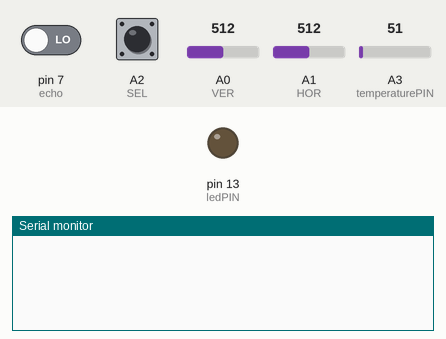
Recording of a sketch running on a simulated Arduino Uno, built with avr-gcc and run on an emulated ATmega328P. Parts: output pins drawn as LEDs (lit = HIGH), the last lines printed to the serial monitor. The inputs (shaded band) are chosen by the test bench; at power-on: A0 (VER) = 512, A1 (HOR) = 512, pin 7 (echo) LOW, A2 (SEL) HIGH, A3 (temperaturePIN) = 51. Pins used as bus, display or sensor lines are not drawn.

Above: at 1.3 s.
1.4 s: A0 (VER) set to 542
2.9 s: A0 (VER) set to 567
At 3.37 s:
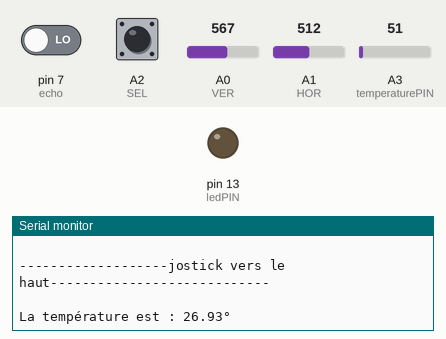
4.5 s: A1 (HOR) set to 536
6.0 s: A1 (HOR) set to 560
At 7.2 s:
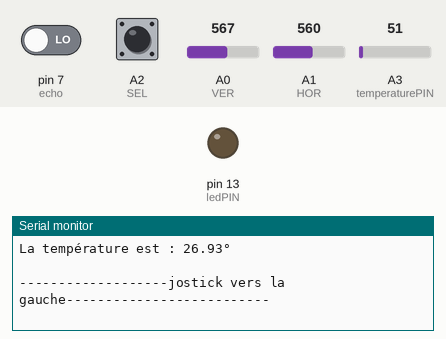

The sketch:

capteur_multiphysique.ino
```cpp
const int ledPIN = 13;
const int VER = A0;
const int HOR = A1;
const int SEL = A2;
const int trigger = 8;
const int echo = 7;
const int temperaturePIN = A3;
const int lumPIN = A4;


void setup() {
  pinMode(VER,INPUT);
  pinMode(HOR,INPUT);
  pinMode(SEL,INPUT);
  pinMode(trigger,OUTPUT);
  pinMode(echo,INPUT);
  pinMode(ledPIN,OUTPUT);
  pinMode(lumPIN,INPUT);
  pinMode(temperaturePIN,INPUT);

  Serial.begin(9600);


}

void loop() {
  float joyVer = analogRead(VER);

  float joyHor = analogRead(HOR);

  int joySel = digitalRead(SEL);

  if(joyHor>550){
    Serial.println(" ");
    Serial.println("-------------------jostick vers la gauche--------------------------");
    Serial.println(" ");

    digitalWrite(trigger,HIGH);
    delay(100);
    digitalWrite(trigger,LOW);

    int pulse = pulseIn(echo,HIGH);

    float dist = 0.5 * 340.0 * pulse / 10000.0;
    Serial.print("la distance entre le capteur et l'obstacle est de ");
    Serial.print(dist);
    Serial.println(" cm");
  }
  if(joyHor<450){
    Serial.println(" ");
    Serial.println("-------------------jostick vers la droite--------------------------");
    Serial.println(" ");

    float lumValue = analogRead(lumPIN);
    Serial.print("valeur lumière : ");
    Serial.println(lumValue);
  }
  if(joyVer>550){
    Serial.println(" ");
    Serial.println("-------------------jostick vers le haut----------------------------");
    Serial.println(" ");

    float temperatureValue = analogRead(temperaturePIN);
    temperatureValue = ((((temperatureValue/1023)*5.)*100.)+2);

    Serial.print("La température est : ");
    Serial.print(temperatureValue);
    Serial.println("°");
  }
  if(joyVer<450){
    Serial.println(" ");
    Serial.println("-------------------jostick vers le bas-----------------------------");
    Serial.println(" ");

    float temperatureValue = analogRead(temperaturePIN);
    temperatureValue = ((((temperatureValue/1023)*5)*100)+2);

    Serial.print("La température est : ");
    Serial.print(temperatureValue);
    Serial.println("°C");


    digitalWrite(trigger,HIGH);
    delay(100);
    digitalWrite(trigger,LOW);

    int pulse = pulseIn(echo,HIGH);

    float dist = 0.5 * 340.0 * pulse / 10000.0;
    Serial.print("la distance entre le capteur et l'obstacle est de ");
    Serial.print(dist);
    Serial.println(" cm");

  }


  if(joySel == 0){
    Serial.println(" ");
    Serial.println("-------------------pression sur le joystick------------------------");
    Serial.println(" ");


    float lumValue = analogRead(lumPIN);
    Serial.print("valeur lumière : ");
    Serial.println(lumValue);


    float temperatureValue = analogRead(temperaturePIN);
    temperatureValue = ((((temperatureValue/1023)*5)*100)+2);

    Serial.print("La température est : ");
    Serial.print(temperatureValue);
    Serial.println("°C");


    digitalWrite(trigger,HIGH);
    delay(100);
    digitalWrite(trigger,LOW);

    int pulse = pulseIn(echo,HIGH);

    float dist = 0.5 * 340.0 * pulse / 10000.0;
    Serial.print("la distance entre le capteur et l'obstacle est de ");
    Serial.print(dist);
    Serial.println(" cm");


  }

  delay(500);
}
```

Measured:
- the behaviour switches between 550 and 551 on A0 (VER) (found by bisection; images 0 and 1)
- the behaviour switches between 550 and 551 on A1 (HOR) (found by bisection; images 1 and 2)
- after the input at 2.9 s, the serial monitor: prints a new line after 0.10 s (image 1)
- after the input at 6.0 s, the serial monitor: prints a new line after 0.26 s (image 2)
